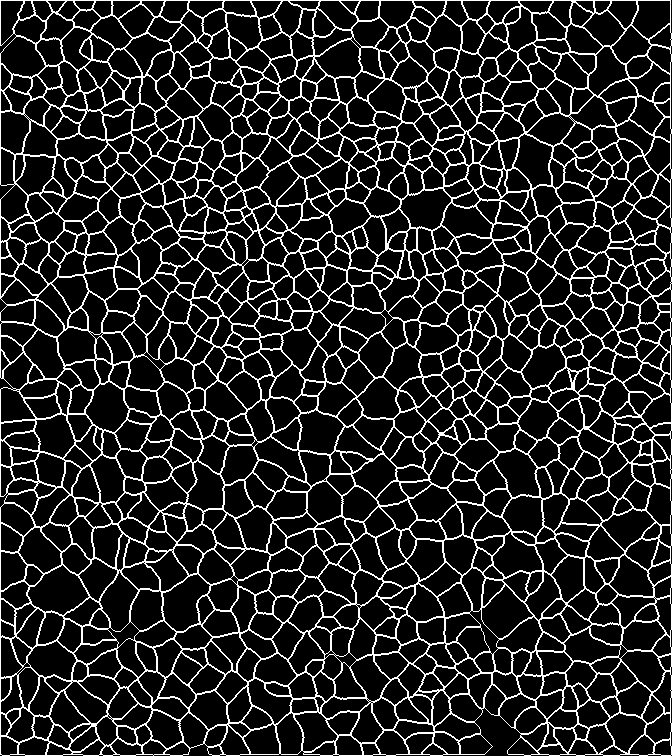
#> input picture cnt15.png, 672 x 756 px, given in place of 0701_reg001_cyc013_ch004_N-Cadherin_8.png, which was not available
$ jupyter execute --allow-errors DEE.ipynb   (older library calls are emulated)
#> lines starting #> are read from the running program, lines starting #| are printed output that depends on the picture; pictures that were not available may be replaced by others from this repository, and a replacement may not be noted
[cell 1]
import numpy as np
import cv2
from PIL import Image
from PIL import ImageEnhance

class DEE():
    def contrast_enhancement(self, img):
        hsv = cv2.cvtColor(img, cv2.COLOR_BGR2HSV)
        h, s, v = cv2.split(hsv)

        gradient =  cv2.Laplacian(s,cv2.CV_32F, ksize = 1)  #cv2.Laplacian(s, cv2.CV_32F, ksize = 1)
        clipped_gradient = gradient * np.exp(-1 * np.abs(gradient) * np.abs(s - 0.5))

        #normalize to [-1...1]
        clipped_gradient =  2*(clipped_gradient - np.max(clipped_gradient))/-np.ptp(clipped_gradient)-1
        clipped_gradient =  0.2 * clipped_gradient #--> 0.5 limits maximum saturation change to 50 %
        factor = np.add(1.0, clipped_gradient)

        s = np.multiply(s, factor)
        s = cv2.convertScaleAbs(s)

        v = self.adaptiveGammaCorrection(v)
        s = self.adaptiveCLAHE(s)

        final_CLAHE = cv2.merge((h,s,v))

        #additional sharpening
        tmpimg = cv2.cvtColor(final_CLAHE, cv2.COLOR_HSV2BGR)
        shimg = Image.fromarray(tmpimg)
        # sharpener = ImageEnhance.Sharpness(shimg)
        # result = sharpener.enhance(2.0)
        result = shimg

        return np.array(result)

    def adaptiveGammaCorrection(self, v_Channel):
        #calculate general variables
        I_in = v_Channel/255.0
        I_out = I_in

        sigma = np.std(I_in)
        mean = np.mean(I_in)
        D = 4*sigma

        #low contrast image
        if D <= 1/3:

            gamma = - np.log2(sigma)
            I_in_f = I_in**gamma
            mean_f = (mean**gamma)
            k =  I_in_f + (1 - I_in_f) * mean_f
            c = 1 / (1 + self.heaviside(0.5 - mean) * (k-1))
            #dark
            if mean < 0.5:
                I_out = I_in_f / ((I_in_f + ((1-I_in_f) * mean_f)))
            #bright
            else:
                I_out = c * I_in_f
        #high contrast image
        elif D > 1/3:
            gamma = np.exp((1- (mean+sigma))/2)
            I_in_f = I_in**gamma
            mean_f = (mean**gamma)

            k =  I_in_f + (1 - I_in_f) * mean_f
            c = 1/ (1 + self.heaviside(0.5 - mean) * (k-1))
            I_out = c * I_in_f
        else:
            print('Error calculating D')
        I_out = I_out*255
        return I_out.astype(np.uint8)

    def adaptiveCLAHE(self, channel):
        channel_orig = channel

        #resizing for drastic speedup with minor quality loss
        channel = cv2.resize(channel, (0,0), fx=0.5, fy=0.5, interpolation=cv2.INTER_AREA)

        basic_limit = 0.5
        expanding = 0.01

        res_entropys = []
        cur_entropy = self.calcEntropy(channel)
        res_entropys.append(cur_entropy)


        for cnt in range(50):
            tmp_v_CLAHE = self.CLAHE(channel, basic_limit + expanding*cnt, 8)
            cur_entropy = self.calcEntropy(tmp_v_CLAHE)
            res_entropys.append(cur_entropy)


        #find and apply optimal cliplimit
        res_entropys = list(map(float, res_entropys))
        opt_Limit = basic_limit  + expanding*self.calcCurvature(range(51), res_entropys)

        if opt_Limit < basic_limit:
            opt_Limit=basic_limit


        #adjust window size
        tiles = 6
        res_entropys = []
        tmp_v_CLAHE = self.CLAHE(channel, opt_Limit, 8)
        cur_entropy = self.calcEntropy(tmp_v_CLAHE)
        res_entropys.append(cur_entropy)

        for cnt in range(7):
            tmp_v_CLAHE = self.CLAHE(channel, opt_Limit, tiles + cnt)
            cur_entropy = self.calcEntropy(tmp_v_CLAHE)
            res_entropys.append(cur_entropy)


        res_entropys = list(map(float, res_entropys))
        opt_tiles = tiles + self.calcCurvature(range(8), res_entropys)

        #return optimized channel
        return self.CLAHE(channel_orig, opt_Limit, opt_tiles)

    @staticmethod
    def heaviside(x):
        if x <= 0:
            return 0
        else:
            return 1

    @staticmethod
    def CLAHE(channel, limit, tiles):
        clahe = cv2.createCLAHE(clipLimit= limit, tileGridSize=(tiles,tiles))
        return clahe.apply(channel)

    @staticmethod
    def calcEntropy(channel):
        hist = cv2.calcHist([channel],[0],None,[256],[0,256]) / channel.size
        entropy = np.sum(hist* np.log2(hist + 1e-7))
        return (-1.0 * entropy)

    @staticmethod
    def calcCurvature(xs, ys):
        dx_dt = np.gradient(xs)
        dy_dt = np.gradient(ys)
        d2x_dt2 = np.gradient(dx_dt)
        d2y_dt2 = np.gradient(dy_dt)
        curvature = (d2x_dt2 * dy_dt - dx_dt * d2y_dt2) / (dx_dt * dx_dt + dy_dt * dy_dt)**1.5

        #return optimal position
        return np.argmax(curvature)

[cell 2]
import cv2
import numpy as np
import sys
import matplotlib.pyplot as plt
import glob
import time

def main():

    dee = DEE()

    st = time.time()

    file_name = "0701_reg001_cyc013_ch004_N-Cadherin_8.png"
    # img_name = sys.argv[1]
    #img_name = "test_imgs/1228_reg002_cyc017_ch004_NAKATP_21.png"
    img_name = "test_imgs/" + file_name

    img = cv2.imread(img_name)
#> img is the input picture: shape (756, 672, 3); 15% white in thin lines or dots
    result = dee.contrast_enhancement(img)
#> in contrast_enhancement, `hsv = cv2.cvtColor(img, cv2.COLOR_BGR2HSV)`: hsv: shape (756, 672, 3); mean H, S, V 0, 0, 38.2
#> in contrast_enhancement, `h, s, v = cv2.split(hsv)`: h: shape (756, 672); every value is 0
#> in contrast_enhancement, `h, s, v = cv2.split(hsv)`: v: shape (756, 672); 15% white in thin lines or dots
#> in contrast_enhancement, `gradient =  cv2.Laplacian(s,cv2.CV_32F, ksize = 1)`: gradient: shape (756, 672) float32; every value is 0
#> in contrast_enhancement, `clipped_gradient = gradient * np.exp(-1 * np.abs(gradient) * np.abs(s ..`: clipped_gradient: shape (756, 672) float64; every value is 0
#> in contrast_enhancement, `clipped_gradient =  2*(clipped_gradient - np.max(clipped_gradient))/-n..`: clipped_gradient: shape (756, 672) float64; every value is NaN or infinite
#> in adaptiveGammaCorrection, `I_in = v_Channel/255.0`: I_in: shape (756, 672) float64; values 0 (black) and 1 (white), 15% white in thin lines or dots
#> in adaptiveGammaCorrection, `sigma = np.std(I_in)`: sigma = 0.357
#> in adaptiveGammaCorrection, `mean = np.mean(I_in)`: mean = 0.15
#> in adaptiveGammaCorrection, `D = 4*sigma`: D = 1.43
#> in adaptiveGammaCorrection, `gamma = np.exp((1- (mean+sigma))/2)`: gamma = 1.28
#> in adaptiveGammaCorrection, `mean_f = (mean**gamma)`: mean_f = 0.0882
#> in adaptiveGammaCorrection, `k =  I_in_f + (1 - I_in_f) * mean_f`: k: shape (756, 672) float64; values 0.0882 (black) and 1 (white), 15% white in thin lines or dots
#> in adaptiveGammaCorrection, `c = 1/ (1 + self.heaviside(0.5 - mean) * (k-1))`: c: shape (756, 672) float64; values 1 (black) and 11.34 (white), 85% white; black in thin lines or dots
#> in adaptiveGammaCorrection, `I_out = I_out*255`: I_out: shape (756, 672) float64; 15% white in thin lines or dots
#> in adaptiveCLAHE, `channel = cv2.resize(channel, (0,0), fx=0.5, fy=0.5, interpolation=cv2..`: channel: shape (378, 336); every value is 0
#> in calcEntropy, `hist = cv2.calcHist([channel],[0],None,[256],[0,256]) / channel.size`: hist = 256 values, max 1 at index 0, min 0 at index 1, mean 0.00391
#> in calcEntropy, `entropy = np.sum(hist* np.log2(hist + 1e-7))`: entropy = 1.44e-07
#> in adaptiveCLAHE, `cur_entropy = self.calcEntropy(channel)`: cur_entropy = -1.44e-07
#> after the loop in adaptiveCLAHE, `for cnt in range(50):`: res_entropys = 51 values from -1.44e-07 to -1.44e-07
#> in calcCurvature, `dy_dt = np.gradient(ys)`: dy_dt = 51 values from 0 to 0
#> in adaptiveCLAHE, `opt_Limit = basic_limit  + expanding*self.calcCurvature(range(51), res..`: opt_Limit = 0.5
#> after the loop in adaptiveCLAHE, `for cnt in range(7):`: res_entropys = [-1.44e-07, -1.44e-07, -1.44e-07, -1.44e-07, -1.44e-07, -1.44e-07, -1.44e-07, -1.44e-07]
#> in adaptiveCLAHE, `opt_tiles = tiles + self.calcCurvature(range(8), res_entropys)`: opt_tiles = 6
#> in adaptiveCLAHE, `return self.CLAHE(channel_orig, opt_Limit, opt_tiles)`: returned value: shape (756, 672); every value is 1
#> in contrast_enhancement, `final_CLAHE = cv2.merge((h,s,v))`: final_CLAHE: shape (756, 672, 3); mean H, S, V 0, 1, 38.2
    cv2.imwrite(file_name, result)
    en = time.time()
    print("Process time: {}s".format(en-st))

    # [9 lines of commented-out code are left out]

if __name__ == '__main__':
    main()

[cell 3]
filename= "test_imgs/123.png"
img = Image.open(filename)
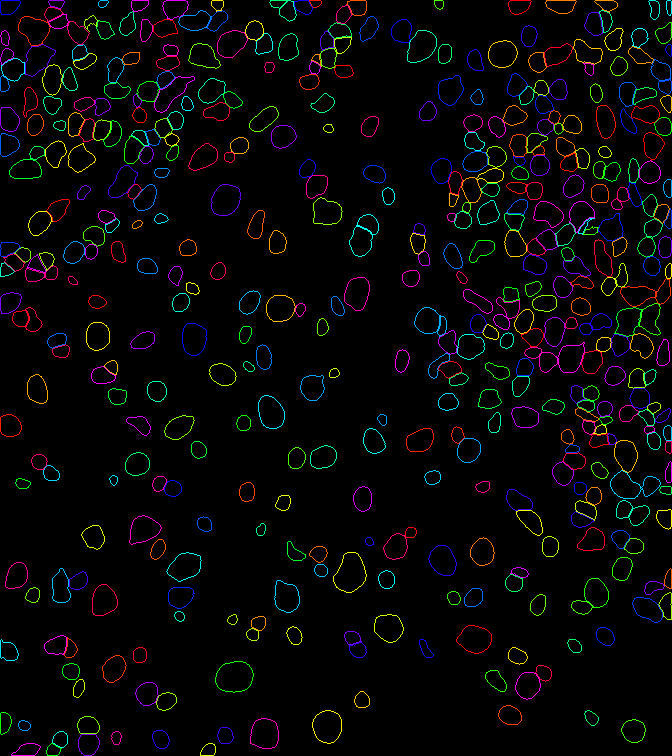
#> input picture cnt5152.png, 672 x 756 px, given in place of 123.png, which was not available
#> img is the input picture: PIL image 672x756 RGB; mean R, G, B 6.5, 6.3, 6.2

img_ndarray = np.asarray(img)
#img_gray = cv2.cvtColor(img_ndarray, cv2.COLOR_BGR2GRAY)
clahe = cv2.createCLAHE(clipLimit=5.0, tileGridSize=(8,8))
#> (the rest of this cell did not finish here and is left out)

[cell 4]
import cv2
import numpy as np
import sys
import matplotlib.pyplot as plt
import glob
import time

def main():

    dee = DEE()

    filename= "./test_imgs/1228_reg002_cyc017_ch004_NAKATP_4.png"
    img = Image.open(filename)

    img_ndarray = np.asarray(img)

    result = dee.contrast_enhancement(img_ndarray)
#> in contrast_enhancement (call 2), `hsv = cv2.cvtColor(img, cv2.COLOR_BGR2HSV)`: hsv: shape (756, 672, 3); mean H, S, V 4.5, 12.7, 12.7
#> in contrast_enhancement (call 2), `h, s, v = cv2.split(hsv)`:
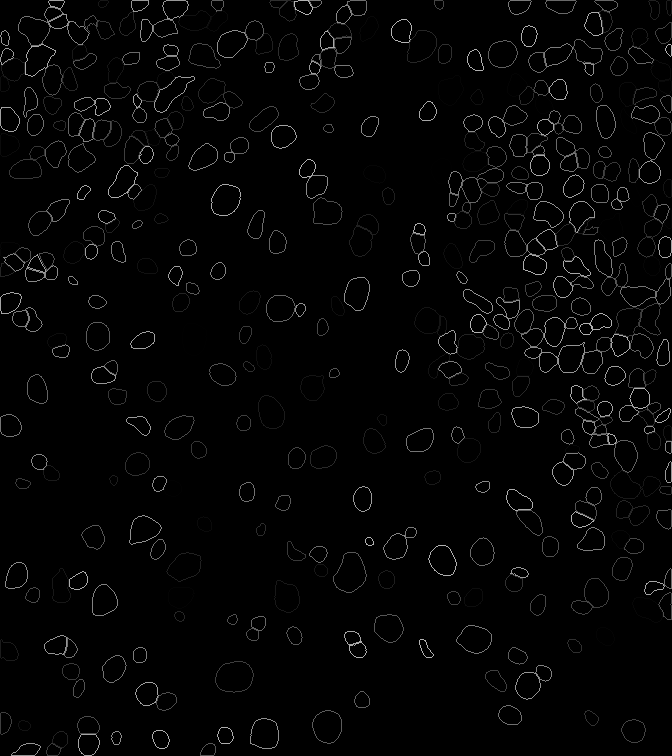
#> h: shape (756, 672); min 0, max 179, mean 4.5
#> in contrast_enhancement (call 2), `h, s, v = cv2.split(hsv)`:
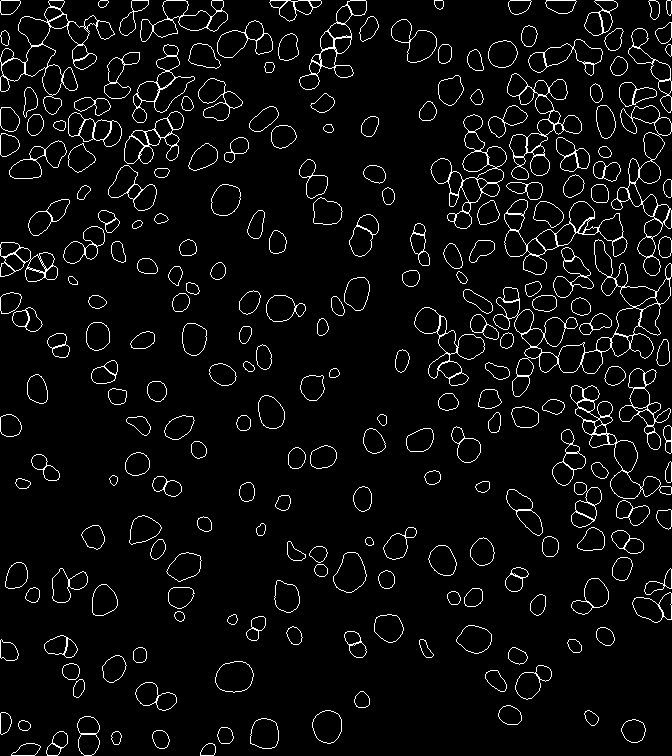
#> s: shape (756, 672); 5% white in thin lines or dots
#> in contrast_enhancement (call 2), `gradient =  cv2.Laplacian(s,cv2.CV_32F, ksize = 1)`:
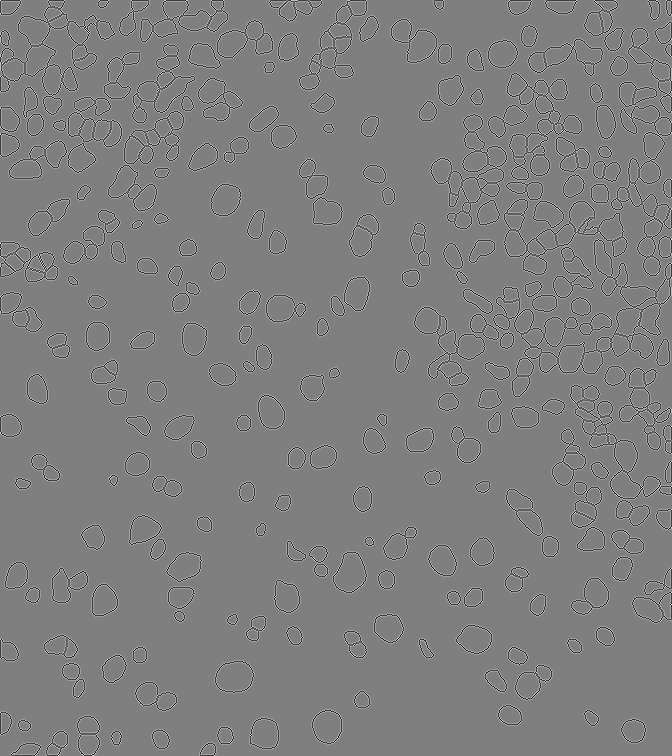
#> gradient: shape (756, 672) float32; min -1020, max 1020, mean -0.3; drawn with min black and max white
#> in contrast_enhancement (call 2), `clipped_gradient = gradient * np.exp(-1 * np.abs(gradient) * np.abs(s ..`:
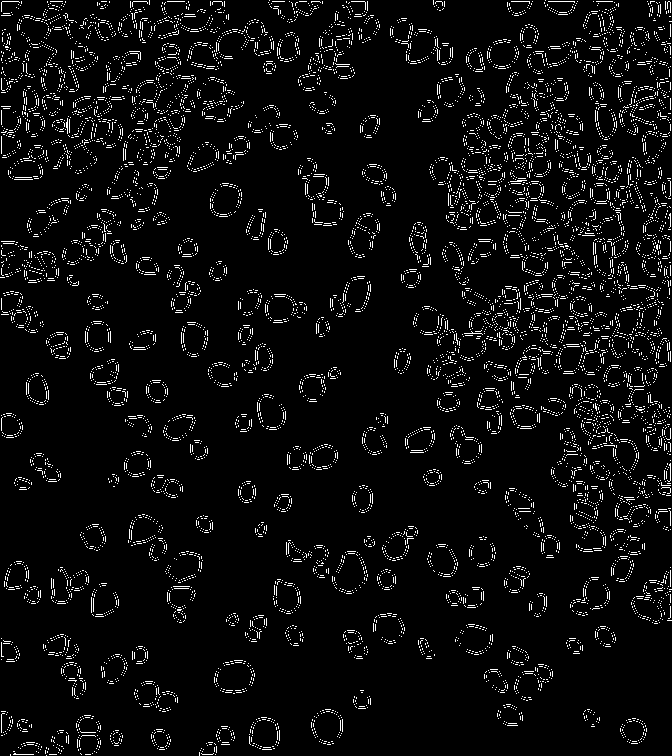
#> clipped_gradient: shape (756, 672) float64; min 0, max 1.08e-53, mean 5.61e-55; drawn with min black and max white
#> in contrast_enhancement (call 2), `clipped_gradient =  2*(clipped_gradient - np.max(clipped_gradient))/-n..`:
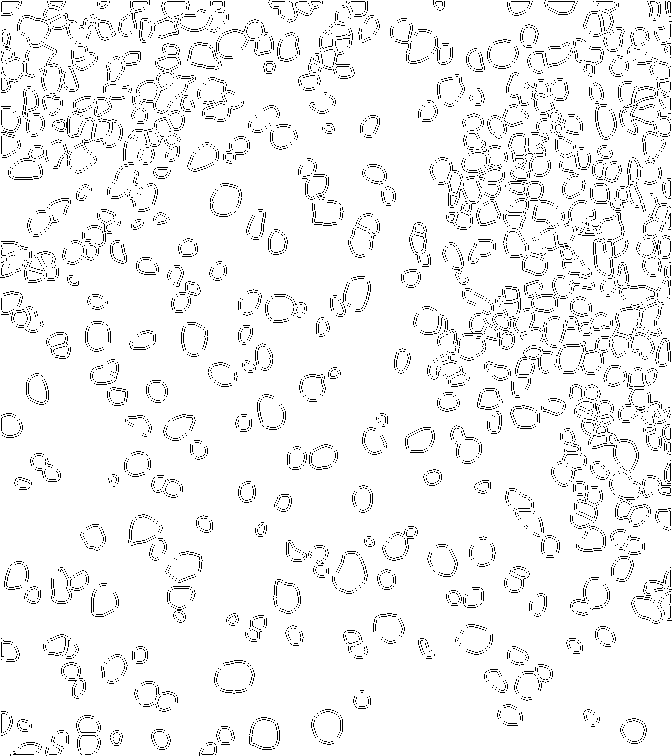
#> clipped_gradient: shape (756, 672) float64; values -1 (black) and 1 (white), 94.8% white; black in thin lines or dots
#> in contrast_enhancement (call 2), `clipped_gradient =  0.2 * clipped_gradient`: clipped_gradient: shape (756, 672) float64; values -0.2 (black) and 0.2 (white), 94.8% white; black in thin lines or dots
#> in contrast_enhancement (call 2), `factor = np.add(1.0, clipped_gradient)`: factor: shape (756, 672) float64; values 0.8 (black) and 1.2 (white), 94.8% white; black in thin lines or dots
#> in contrast_enhancement (call 2), `s = np.multiply(s, factor)`: s: shape (756, 672) float64; values 0 (black) and 306 (white), 5% white in thin lines or dots
#> in adaptiveGammaCorrection (call 2), `I_in = v_Channel/255.0`: I_in: shape (756, 672) float64; values 0 (black) and 1 (white), 5% white in thin lines or dots
#> in adaptiveGammaCorrection (call 2), `k =  I_in_f + (1 - I_in_f) * mean_f`: k: shape (756, 672) float64; values 0.0132 (black) and 1 (white), 5% white in thin lines or dots
#> in adaptiveGammaCorrection (call 2), `c = 1/ (1 + self.heaviside(0.5 - mean) * (k-1))`: c: shape (756, 672) float64; values 1 (black) and 75.64 (white), 95% white; black in thin lines or dots
#> in adaptiveGammaCorrection (call 2), `I_out = I_out*255`: I_out: shape (756, 672) float64; 5% white in thin lines or dots
#> in adaptiveCLAHE (call 2), `channel = cv2.resize(channel, (0,0), fx=0.5, fy=0.5, interpolation=cv2..`:
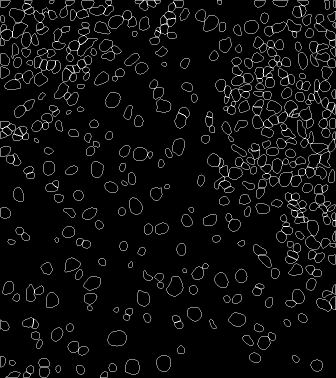
#> channel: shape (378, 336); min 0, max 255, mean 12.7
#> in adaptiveCLAHE (call 2), `cur_entropy = self.calcEntropy(channel)`: cur_entropy = 0.646
#> the loop in adaptiveCLAHE (call 2), `for cnt in range(50):` made 50 passes
#> (entropy in calcEntropy, cur_entropy) on passes 1 to 12: (-1.52, 1.52), (-1.52, 1.52), (-1.52, 1.52), (-1.52, 1.52), (-1.52, 1.52), (-1.52, 1.52), (-1.52, 1.52), (-1.52, 1.52), (-1.52, 1.52), (-1.52, 1.52), (-1.52, 1.52), (-1.52, 1.52)
#> after the loop in adaptiveCLAHE (call 2), `for cnt in range(50):`: res_entropys = 51 values, max 1.52 at index 1, min 0.646 at index 0, mean 0.873
#> in adaptiveCLAHE (call 2), `opt_Limit = basic_limit  + expanding*self.calcCurvature(range(51), res..`: opt_Limit = 0.51
#> in adaptiveCLAHE (call 2), `cur_entropy = self.calcEntropy(tmp_v_CLAHE)`: cur_entropy = 1.52
#> the loop in adaptiveCLAHE (call 2), `for cnt in range(7):` made 7 passes
#> (entropy in calcEntropy, cur_entropy) on passes 1 to 7: (-0.649, 0.649), (-0.648, 0.648), (-1.52, 1.52), (-0.816, 0.816), (-0.649, 0.649), (-0.756, 0.756), (-0.646, 0.646)
#> after the loop in adaptiveCLAHE (call 2), `for cnt in range(7):`: res_entropys = [1.52, 0.649, 0.648, 1.52, 0.816, 0.649, 0.756, 0.646]
#> in adaptiveCLAHE (call 2), `opt_tiles = tiles + self.calcCurvature(range(8), res_entropys)`: opt_tiles = 9
#> in adaptiveCLAHE (call 2), `return self.CLAHE(channel_orig, opt_Limit, opt_tiles)`: returned value: shape (756, 672); values 1 (black) and 255 (white), 5% white in thin lines or dots
#> in contrast_enhancement (call 2), `final_CLAHE = cv2.merge((h,s,v))`: final_CLAHE: shape (756, 672, 3); mean H, S, V 4.5, 13.7, 12.7
